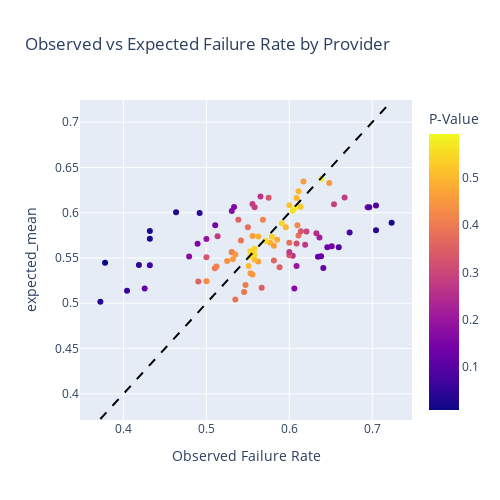

Here is the notebook cell this chart was saved with:
### Code cell
fig = px.scatter(empirical_null_covariate_test, 
    x="observed_failure_rate", 
    y="expected_mean", 
    color="p_value", 
    title="Observed vs Expected Failure Rate by Provider",
    labels={"observed_failure_rate": "Observed Failure Rate", "p_value": "P-Value"}
)

# Add identity line (y = x)
min_val = min(empirical_null_covariate_test["observed_failure_rate"].min(), empirical_null_covariate_test["expected_mean"].min())
max_val = max(empirical_null_covariate_test["observed_failure_rate"].max(), empirical_null_covariate_test["expected_mean"].max())
fig.add_shape(type="line", x0=min_val, y0=min_val, x1=max_val, y1=max_val, line=dict(color="black", dash="dash"))
fig.update_layout(height=500, width=500)
fig.show()

fig_path = os.path.join(output_dir, "expectedxobservedfailure_notbootstrapped.png")
pio.write_image(fig, fig_path)
